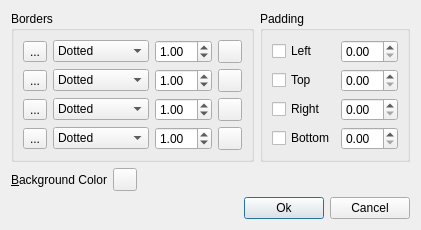
<?xml version="1.0" encoding="UTF-8"?>
<ui version="4.0">
 <class>CellsPropertiesDialog</class>
 <widget class="QDialog" name="CellsPropertiesDialog">
  <property name="geometry">
   <rect>
    <x>0</x>
    <y>0</y>
    <width>400</width>
    <height>226</height>
   </rect>
  </property>
  <property name="maximumSize">
   <size>
    <width>16777215</width>
    <height>230</height>
   </size>
  </property>
  <property name="windowTitle">
   <string>Cells Properties</string>
  </property>
  <layout class="QVBoxLayout" name="verticalLayout">
   <item>
    <layout class="QHBoxLayout" name="horizontalLayout_2">
     <item>
      <widget class="QGroupBox" name="groupBox">
       <property name="title">
        <string>Borders</string>
       </property>
       <layout class="QGridLayout" name="gridLayout">
        <item row="3" column="2">
         <widget class="QDoubleSpinBox" name="bottomBorderWidthSpinBox">
          <property name="minimum">
           <double>0.500000000000000</double>
          </property>
          <property name="maximum">
           <double>20.000000000000000</double>
          </property>
          <property name="singleStep">
           <double>0.500000000000000</double>
          </property>
          <property name="value">
           <double>1.000000000000000</double>
          </property>
         </widget>
        </item>
        <item row="3" column="1">
         <widget class="QComboBox" name="bottomBorderStyleComboBox">
          <property name="sizePolicy">
           <sizepolicy hsizetype="Preferred" vsizetype="Fixed">
            <horstretch>1</horstretch>
            <verstretch>0</verstretch>
           </sizepolicy>
          </property>
          <item>
           <property name="text">
            <string>Dotted</string>
           </property>
          </item>
          <item>
           <property name="text">
            <string>Dashed</string>
           </property>
          </item>
          <item>
           <property name="text">
            <string>Solid</string>
           </property>
          </item>
          <item>
           <property name="text">
            <string>Double</string>
           </property>
          </item>
          <item>
           <property name="text">
            <string>DotDash</string>
           </property>
          </item>
          <item>
           <property name="text">
            <string>DotDotDash</string>
           </property>
          </item>
          <item>
           <property name="text">
            <string>Groove</string>
           </property>
          </item>
          <item>
           <property name="text">
            <string>Ridge</string>
           </property>
          </item>
          <item>
           <property name="text">
            <string>Inset</string>
           </property>
          </item>
          <item>
           <property name="text">
            <string>Outset</string>
           </property>
          </item>
         </widget>
        </item>
        <item row="0" column="2">
         <widget class="QDoubleSpinBox" name="leftBorderWidthSpinBox">
          <property name="minimum">
           <double>0.500000000000000</double>
          </property>
          <property name="maximum">
           <double>20.000000000000000</double>
          </property>
          <property name="singleStep">
           <double>0.500000000000000</double>
          </property>
          <property name="value">
           <double>1.000000000000000</double>
          </property>
         </widget>
        </item>
        <item row="0" column="0">
         <widget class="QToolButton" name="leftBorderButton">
          <property name="text">
           <string>...</string>
          </property>
          <property name="icon">
           <iconset>
            <normaloff>:/images/border_left.png</normaloff>:/images/border_left.png</iconset>
          </property>
          <property name="checkable">
           <bool>true</bool>
          </property>
         </widget>
        </item>
        <item row="0" column="1">
         <widget class="QComboBox" name="leftBorderStyleComboBox">
          <property name="sizePolicy">
           <sizepolicy hsizetype="Preferred" vsizetype="Fixed">
            <horstretch>1</horstretch>
            <verstretch>0</verstretch>
           </sizepolicy>
          </property>
          <item>
           <property name="text">
            <string>Dotted</string>
           </property>
          </item>
          <item>
           <property name="text">
            <string>Dashed</string>
           </property>
          </item>
          <item>
           <property name="text">
            <string>Solid</string>
           </property>
          </item>
          <item>
           <property name="text">
            <string>Double</string>
           </property>
          </item>
          <item>
           <property name="text">
            <string>DotDash</string>
           </property>
          </item>
          <item>
           <property name="text">
            <string>DotDotDash</string>
           </property>
          </item>
          <item>
           <property name="text">
            <string>Groove</string>
           </property>
          </item>
          <item>
           <property name="text">
            <string>Ridge</string>
           </property>
          </item>
          <item>
           <property name="text">
            <string>Inset</string>
           </property>
          </item>
          <item>
           <property name="text">
            <string>Outset</string>
           </property>
          </item>
         </widget>
        </item>
        <item row="2" column="1">
         <widget class="QComboBox" name="rightBorderStyleComboBox">
          <property name="sizePolicy">
           <sizepolicy hsizetype="Preferred" vsizetype="Fixed">
            <horstretch>1</horstretch>
            <verstretch>0</verstretch>
           </sizepolicy>
          </property>
          <item>
           <property name="text">
            <string>Dotted</string>
           </property>
          </item>
          <item>
           <property name="text">
            <string>Dashed</string>
           </property>
          </item>
          <item>
           <property name="text">
            <string>Solid</string>
           </property>
          </item>
          <item>
           <property name="text">
            <string>Double</string>
           </property>
          </item>
          <item>
           <property name="text">
            <string>DotDash</string>
           </property>
          </item>
          <item>
           <property name="text">
            <string>DotDotDash</string>
           </property>
          </item>
          <item>
           <property name="text">
            <string>Groove</string>
           </property>
          </item>
          <item>
           <property name="text">
            <string>Ridge</string>
           </property>
          </item>
          <item>
           <property name="text">
            <string>Inset</string>
           </property>
          </item>
          <item>
           <property name="text">
            <string>Outset</string>
           </property>
          </item>
         </widget>
        </item>
        <item row="1" column="2">
         <widget class="QDoubleSpinBox" name="topBorderWidthSpinBox">
          <property name="minimum">
           <double>0.500000000000000</double>
          </property>
          <property name="maximum">
           <double>20.000000000000000</double>
          </property>
          <property name="singleStep">
           <double>0.500000000000000</double>
          </property>
          <property name="value">
           <double>1.000000000000000</double>
          </property>
         </widget>
        </item>
        <item row="3" column="0">
         <widget class="QToolButton" name="bottomBorderButton">
          <property name="text">
           <string>...</string>
          </property>
          <property name="icon">
           <iconset>
            <normaloff>:/images/border_bottom.png</normaloff>:/images/border_bottom.png</iconset>
          </property>
          <property name="checkable">
           <bool>true</bool>
          </property>
         </widget>
        </item>
        <item row="2" column="2">
         <widget class="QDoubleSpinBox" name="rightBorderWidthSpinBox">
          <property name="minimum">
           <double>0.500000000000000</double>
          </property>
          <property name="maximum">
           <double>20.000000000000000</double>
          </property>
          <property name="singleStep">
           <double>0.500000000000000</double>
          </property>
          <property name="value">
           <double>1.000000000000000</double>
          </property>
         </widget>
        </item>
        <item row="2" column="0">
         <widget class="QToolButton" name="rightBorderButton">
          <property name="text">
           <string>...</string>
          </property>
          <property name="icon">
           <iconset>
            <normaloff>:/images/border_right.png</normaloff>:/images/border_right.png</iconset>
          </property>
          <property name="checkable">
           <bool>true</bool>
          </property>
         </widget>
        </item>
        <item row="1" column="0">
         <widget class="QToolButton" name="topBorderButton">
          <property name="text">
           <string>...</string>
          </property>
          <property name="icon">
           <iconset>
            <normaloff>:/images/border_top.png</normaloff>:/images/border_top.png</iconset>
          </property>
          <property name="checkable">
           <bool>true</bool>
          </property>
         </widget>
        </item>
        <item row="1" column="1">
         <widget class="QComboBox" name="topBorderStyleComboBox">
          <property name="sizePolicy">
           <sizepolicy hsizetype="Preferred" vsizetype="Fixed">
            <horstretch>1</horstretch>
            <verstretch>0</verstretch>
           </sizepolicy>
          </property>
          <item>
           <property name="text">
            <string>Dotted</string>
           </property>
          </item>
          <item>
           <property name="text">
            <string>Dashed</string>
           </property>
          </item>
          <item>
           <property name="text">
            <string>Solid</string>
           </property>
          </item>
          <item>
           <property name="text">
            <string>Double</string>
           </property>
          </item>
          <item>
           <property name="text">
            <string>DotDash</string>
           </property>
          </item>
          <item>
           <property name="text">
            <string>DotDotDash</string>
           </property>
          </item>
          <item>
           <property name="text">
            <string>Groove</string>
           </property>
          </item>
          <item>
           <property name="text">
            <string>Ridge</string>
           </property>
          </item>
          <item>
           <property name="text">
            <string>Inset</string>
           </property>
          </item>
          <item>
           <property name="text">
            <string>Outset</string>
           </property>
          </item>
         </widget>
        </item>
        <item row="0" column="3">
         <widget class="QToolButton" name="leftBorderColorButton">
          <property name="text">
           <string/>
          </property>
         </widget>
        </item>
        <item row="1" column="3">
         <widget class="QToolButton" name="topBorderColorButton">
          <property name="text">
           <string/>
          </property>
         </widget>
        </item>
        <item row="2" column="3">
         <widget class="QToolButton" name="rightBorderColorButton">
          <property name="text">
           <string/>
          </property>
         </widget>
        </item>
        <item row="3" column="3">
         <widget class="QToolButton" name="bottomBorderColorButton">
          <property name="text">
           <string/>
          </property>
         </widget>
        </item>
       </layout>
      </widget>
     </item>
     <item>
      <widget class="QGroupBox" name="groupBox_2">
       <property name="title">
        <string>Padding</string>
       </property>
       <layout class="QGridLayout" name="gridLayout_2">
        <item row="0" column="1">
         <widget class="QDoubleSpinBox" name="leftPaddingSpinBox">
          <property name="sizePolicy">
           <sizepolicy hsizetype="Minimum" vsizetype="Fixed">
            <horstretch>1</horstretch>
            <verstretch>0</verstretch>
           </sizepolicy>
          </property>
         </widget>
        </item>
        <item row="1" column="1">
         <widget class="QDoubleSpinBox" name="topPaddingSpinBox">
          <property name="sizePolicy">
           <sizepolicy hsizetype="Minimum" vsizetype="Fixed">
            <horstretch>1</horstretch>
            <verstretch>0</verstretch>
           </sizepolicy>
          </property>
         </widget>
        </item>
        <item row="2" column="1">
         <widget class="QDoubleSpinBox" name="rightPaddingSpinBox">
          <property name="sizePolicy">
           <sizepolicy hsizetype="Minimum" vsizetype="Fixed">
            <horstretch>1</horstretch>
            <verstretch>0</verstretch>
           </sizepolicy>
          </property>
         </widget>
        </item>
        <item row="3" column="1">
         <widget class="QDoubleSpinBox" name="bottomPaddingSpinBox">
          <property name="sizePolicy">
           <sizepolicy hsizetype="Minimum" vsizetype="Fixed">
            <horstretch>1</horstretch>
            <verstretch>0</verstretch>
           </sizepolicy>
          </property>
         </widget>
        </item>
        <item row="0" column="0">
         <widget class="QCheckBox" name="leftPaddingCheckBox">
          <property name="text">
           <string>Left</string>
          </property>
         </widget>
        </item>
        <item row="1" column="0">
         <widget class="QCheckBox" name="topPaddingCheckBox">
          <property name="text">
           <string>Top</string>
          </property>
         </widget>
        </item>
        <item row="2" column="0">
         <widget class="QCheckBox" name="rightPaddingCheckBox">
          <property name="text">
           <string>Right</string>
          </property>
         </widget>
        </item>
        <item row="3" column="0">
         <widget class="QCheckBox" name="bottomPaddingCheckBox">
          <property name="text">
           <string>Bottom</string>
          </property>
         </widget>
        </item>
       </layout>
      </widget>
     </item>
    </layout>
   </item>
   <item>
    <layout class="QHBoxLayout" name="horizontalLayout_3">
     <item>
      <widget class="QLabel" name="label">
       <property name="text">
        <string>&amp;Background Color</string>
       </property>
       <property name="buddy">
        <cstring>backgroundColorButton</cstring>
       </property>
      </widget>
     </item>
     <item>
      <widget class="QToolButton" name="backgroundColorButton">
       <property name="text">
        <string/>
       </property>
      </widget>
     </item>
     <item>
      <spacer name="horizontalSpacer_2">
       <property name="orientation">
        <enum>Qt::Horizontal</enum>
       </property>
       <property name="sizeHint" stdset="0">
        <size>
         <width>40</width>
         <height>20</height>
        </size>
       </property>
      </spacer>
     </item>
    </layout>
   </item>
   <item>
    <spacer name="verticalSpacer">
     <property name="orientation">
      <enum>Qt::Vertical</enum>
     </property>
     <property name="sizeHint" stdset="0">
      <size>
       <width>20</width>
       <height>0</height>
      </size>
     </property>
    </spacer>
   </item>
   <item>
    <layout class="QHBoxLayout" name="horizontalLayout">
     <item>
      <spacer name="horizontalSpacer">
       <property name="orientation">
        <enum>Qt::Horizontal</enum>
       </property>
       <property name="sizeHint" stdset="0">
        <size>
         <width>40</width>
         <height>20</height>
        </size>
       </property>
      </spacer>
     </item>
     <item>
      <widget class="QPushButton" name="okButton">
       <property name="text">
        <string>Ok</string>
       </property>
       <property name="default">
        <bool>true</bool>
       </property>
      </widget>
     </item>
     <item>
      <widget class="QPushButton" name="cancelButton">
       <property name="text">
        <string>Cancel</string>
       </property>
      </widget>
     </item>
    </layout>
   </item>
  </layout>
 </widget>
 <resources/>
 <connections>
  <connection>
   <sender>cancelButton</sender>
   <signal>clicked()</signal>
   <receiver>CellsPropertiesDialog</receiver>
   <slot>reject()</slot>
   <hints>
    <hint type="sourcelabel">
     <x>289</x>
     <y>170</y>
    </hint>
    <hint type="destinationlabel">
     <x>327</x>
     <y>156</y>
    </hint>
   </hints>
  </connection>
 </connections>
</ui>
